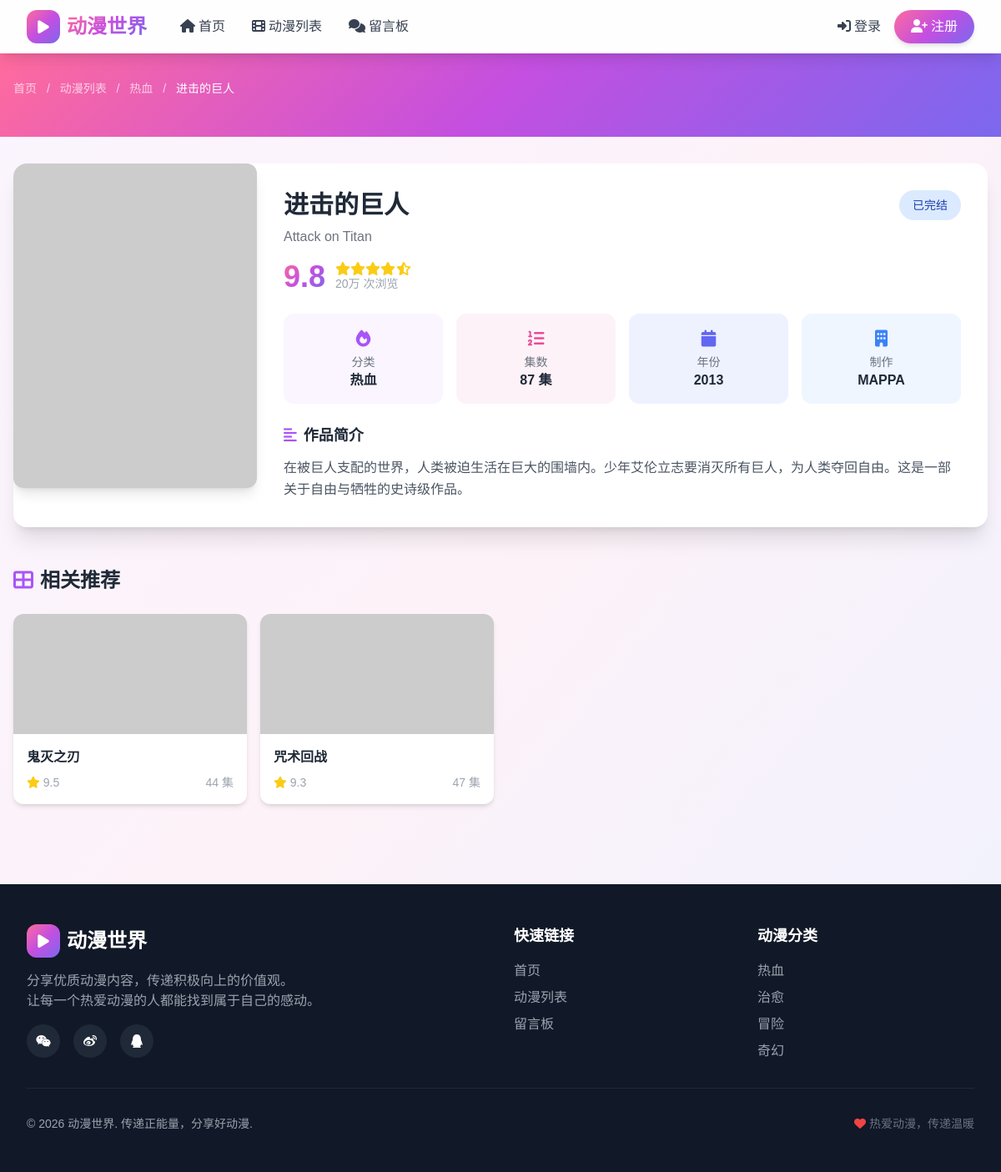
The app's page /backend/src/anime_detail.php?id=2 with its own data.
### tables this page shows
CREATE TABLE IF NOT EXISTS animes (
    id INT AUTO_INCREMENT PRIMARY KEY,
    title VARCHAR(200) NOT NULL,
    original_title VARCHAR(200),
    cover_image VARCHAR(255),
    description TEXT,
    category_id INT,
    episodes INT DEFAULT 0,
    status ENUM('ongoing', 'completed', 'upcoming') DEFAULT 'ongoing',
    rating DECIMAL(3,1) DEFAULT 0.0,
    release_year INT,
    studio VARCHAR(100),
    views INT DEFAULT 0,
    is_featured TINYINT DEFAULT 0,
    created_at TIMESTAMP DEFAULT CURRENT_TIMESTAMP,
    updated_at TIMESTAMP DEFAULT CURRENT_TIMESTAMP ON UPDATE CURRENT_TIMESTAMP,
    FOREIGN KEY (category_id) REFERENCES categories(id) ON DELETE SET NULL
);

CREATE TABLE IF NOT EXISTS categories (
    id INT AUTO_INCREMENT PRIMARY KEY,
    name VARCHAR(50) NOT NULL,
    description TEXT,
    icon VARCHAR(50),
    created_at TIMESTAMP DEFAULT CURRENT_TIMESTAMP
);

### backend/src/anime_detail.php (the view, shortened to what this page needs)
<?php
$db = new Database();
$conn = $db->getConnection();
$id = isset($_GET['id']) ? intval($_GET['id']) : 0;
$anime = null;
try {
    $stmt = $conn->prepare("SELECT a.*, c.name as category_name, c.icon as category_icon
                            FROM animes a
                            LEFT JOIN categories c ON a.category_id = c.id
                            WHERE a.id = ?");
    $stmt->execute([$id]);
    $anime = $stmt->fetch();
} catch (PDOException $e) {
    error_log("[AnimeDetail Error] Failed to fetch anime: " . $e->getMessage());
}
try {
    $anime['views']++;
} catch (PDOException $e) {
    error_log("[AnimeDetail Error] Failed to update views: " . $e->getMessage());
}
$relatedAnimes = [];
try {
    $stmt = $conn->prepare("SELECT a.*, c.name as category_name
                            FROM animes a
                            LEFT JOIN categories c ON a.category_id = c.id
                            WHERE a.category_id = ? AND a.id != ?
                            ORDER BY a.rating DESC
                            LIMIT 4");
    $stmt->execute([$anime['category_id'], $id]);
    $relatedAnimes = $stmt->fetchAll();
} catch (PDOException $e) {
    error_log("[AnimeDetail Error] Failed to fetch related animes: " . $e->getMessage());
}
require_once 'includes/header.php';
?>
<section class="anime-gradient py-8 px-4">
    <div class="max-w-7xl mx-auto">
        <nav class="text-white/70 text-sm mb-4">
            <a href="index.php" class="hover:text-white">首页</a>
            <span class="mx-2">/</span>
            <a href="anime_list.php" class="hover:text-white">动漫列表</a>
            <span class="mx-2">/</span>
            <a href="anime_list.php?category=<?php echo $anime['category_id']; ?>"
                class="hover:text-white"><?php echo h($anime['category_name']); ?></a>
            <span class="mx-2">/</span>
            <span class="text-white"><?php echo h($anime['title']); ?></span>
        </nav>
    </div>
</section>
<div class="max-w-7xl mx-auto px-4 py-8">
    <div class="bg-white rounded-2xl shadow-xl overflow-hidden">
        <div class="md:flex">
            <div class="md:w-1/3 lg:w-1/4">
                <div class="aspect-[3/4] overflow-hidden rounded-xl shadow-lg relative group">
                    <img src="<?php echo h(getCoverImage($anime['cover_image'], $anime['title'])); ?>"
                        alt="<?php echo h($anime['title']); ?>"
                        class="w-full h-full object-cover transition-transform duration-500 group-hover:scale-110"
                        onerror="this.src='https://placehold.co/300x400/6366f1/ffffff?text=No+Image'">
                </div>
            </div>
            <div class="md:w-2/3 lg:w-3/4 p-6 md:p-8">
                <div class="flex flex-wrap items-start justify-between gap-4 mb-4">
                    <div>
                        <h1 class="text-2xl md:text-3xl font-bold text-gray-800 mb-2">
                            <?php echo h($anime['title']); ?>
                        </h1>
                        <?php if ($anime['original_title']): ?>
                            <p class="text-gray-500"><?php echo h($anime['original_title']); ?></p>
                        <?php endif; ?>
                    </div>
                    <div class="flex items-center space-x-3">
                        <span
                            class="<?php echo getStatusColor($anime['status']); ?> px-4 py-2 rounded-full text-sm font-medium">
                            <?php echo getStatusName($anime['status']); ?>
                        </span>
                    </div>
                </div>
                <div class="flex items-center space-x-6 mb-6">
                    <div class="flex items-center">
                        <div class="text-4xl font-bold text-anime-gradient mr-3"><?php echo $anime['rating']; ?></div>
                        <div>
                            <div class="flex items-center text-yellow-400">
                                <?php echo renderStars($anime['rating']); ?>
                            </div>
                            <p class="text-gray-400 text-sm"><?php echo formatViews($anime['views']); ?> 次浏览</p>
                        </div>
                    </div>
                </div>
                <div class="grid grid-cols-2 md:grid-cols-4 gap-4 mb-6">
                    <div class="bg-purple-50 rounded-xl p-4 text-center">
                        <div class="text-purple-500 mb-1">
                            <i class="fas <?php echo getCategoryIcon($anime['category_icon']); ?> text-xl"></i>
                        </div>
                        <div class="text-sm text-gray-500">分类</div>
                        <div class="font-semibold text-gray-800"><?php echo h($anime['category_name']); ?></div>
                    </div>
                    <div class="bg-pink-50 rounded-xl p-4 text-center">
                        <div class="text-pink-500 mb-1">
                            <i class="fas fa-list-ol text-xl"></i>
                        </div>
                        <div class="text-sm text-gray-500">集数</div>
                        <div class="font-semibold text-gray-800"><?php echo $anime['episodes']; ?> 集</div>
                    </div>
                    <div class="bg-indigo-50 rounded-xl p-4 text-center">
                        <div class="text-indigo-500 mb-1">
                            <i class="fas fa-calendar text-xl"></i>
                        </div>
                        <div class="text-sm text-gray-500">年份</div>
                        <div class="font-semibold text-gray-800"><?php echo $anime['release_year'] ?: '未知'; ?></div>
                    </div>
                    <div class="bg-blue-50 rounded-xl p-4 text-center">
                        <div class="text-blue-500 mb-1">
                            <i class="fas fa-building text-xl"></i>
                        </div>
                        <div class="text-sm text-gray-500">制作</div>
                        <div class="font-semibold text-gray-800 truncate"><?php echo h($anime['studio'] ?: '未知'); ?>
                        </div>
                    </div>
                </div>
                <div>
                    <h2 class="text-lg font-semibold text-gray-800 mb-3">
                        <i class="fas fa-align-left mr-2 text-purple-500"></i>作品简介
                    </h2>
                    <p class="text-gray-600 leading-relaxed">
                        <?php echo nl2br(h($anime['description'])); ?>
                    </p>
                </div>
            </div>
        </div>
    </div>
    <?php if (!empty($relatedAnimes)): ?>
        <div class="mt-12">
            <h2 class="text-2xl font-bold text-gray-800 mb-6">
                <i class="fas fa-th-large mr-2 text-purple-500"></i>相关推荐
            </h2>
            <div class="grid grid-cols-2 md:grid-cols-4 gap-4">
                <?php foreach ($relatedAnimes as $related): ?>
                    <a href="anime_detail.php?id=<?php echo $related['id']; ?>"
                        class="bg-white rounded-xl overflow-hidden card-hover shadow-md group">
                        <div class="relative h-36 overflow-hidden">
                            <img src="<?php echo h(getCoverImage($related['cover_image'], $related['title'])); ?>"
                                alt="<?php echo h($related['title']); ?>"
                                class="w-full h-full object-cover group-hover:scale-110 transition-transform duration-300"
                                onerror="this.src='https://placehold.co/300x400/6366f1/ffffff?text=No+Image'">
                        </div>
                        <div class="p-4">
                            <h3 class="font-semibold text-gray-800 truncate group-hover:text-purple-600 transition-colors">
                                <?php echo h($related['title']); ?>
                            </h3>
                            <div class="flex items-center justify-between mt-2 text-sm text-gray-400">
                                <span>
                                    <i class="fas fa-star text-yellow-400 mr-1"></i><?php echo $related['rating']; ?>
                                </span>
                                <span><?php echo $related['episodes']; ?> 集</span>
                            </div>
                        </div>
                    </a>
                <?php endforeach; ?>
            </div>
        </div>
    <?php endif; ?>
</div>
<?php require_once 'includes/footer.php'; ?>

### records on screen
animes: category.name "热血", title "进击的巨人", original_title "Attack on Titan", status "已完结", rating "9.8", episodes "87", release_year "2013", studio "MAPPA", description "在被巨人支配的世界，人类被迫生活在巨大的围墙内。少年艾伦立志要消灭所有巨人，为人类夺回自由。这是一部关于自由与牺牲的史诗级作品。"
animes: title "鬼灭之刃", rating "9.5", episodes "44"
animes: title "咒术回战", rating "9.3", episodes "47"

### other values on screen
formatViews($anime['views']) "20万"
